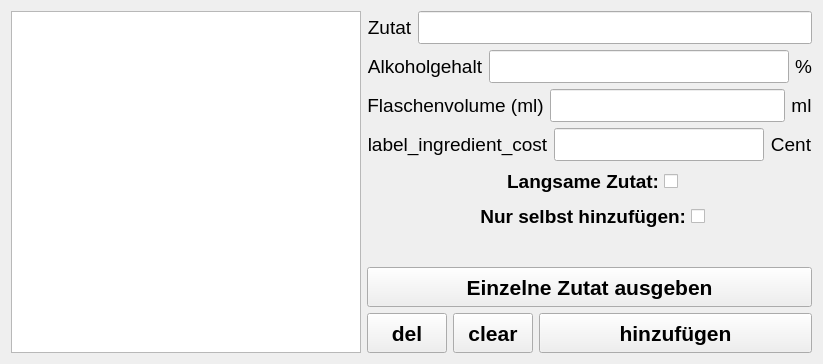
      <widget class="QWidget" name="tab_ingredients">
       <attribute name="title">
        <string>Zutaten</string>
       </attribute>
       <layout class="QHBoxLayout" name="horizontalLayout_9">
        <item>
         <widget class="QListWidget" name="LWZutaten">
          <property name="minimumSize">
           <size>
            <width>350</width>
            <height>0</height>
           </size>
          </property>
          <property name="maximumSize">
           <size>
            <width>500</width>
            <height>16777215</height>
           </size>
          </property>
          <property name="font">
           <font>
            <pointsize>20</pointsize>
            <weight>75</weight>
            <bold>true</bold>
           </font>
          </property>
          <property name="horizontalScrollBarPolicy">
           <enum>Qt::ScrollBarAlwaysOff</enum>
          </property>
          <property name="selectionBehavior">
           <enum>QAbstractItemView::SelectItems</enum>
          </property>
          <property name="sortingEnabled">
           <bool>true</bool>
          </property>
         </widget>
        </item>
        <item>
         <layout class="QGridLayout" name="gridLayout_6" rowstretch="0,0,0,0,0,0,0,0,0,0">
          <item row="6" column="0" colspan="4">
           <layout class="QHBoxLayout" name="horizontalLayout_24">
            <item>
             <spacer name="horizontalSpacer">
              <property name="orientation">
               <enum>Qt::Horizontal</enum>
              </property>
              <property name="sizeHint" stdset="0">
               <size>
                <width>40</width>
                <height>20</height>
               </size>
              </property>
             </spacer>
            </item>
            <item>
             <widget class="QCheckBox" name="CHBHand">
              <property name="maximumSize">
               <size>
                <width>800</width>
                <height>30</height>
               </size>
              </property>
              <property name="font">
               <font>
                <pointsize>14</pointsize>
                <weight>75</weight>
                <bold>true</bold>
               </font>
              </property>
              <property name="layoutDirection">
               <enum>Qt::RightToLeft</enum>
              </property>
              <property name="text">
               <string>Nur selbst hinzufügen:</string>
              </property>
              <property name="iconSize">
               <size>
                <width>50</width>
                <height>50</height>
               </size>
              </property>
              <property name="tristate">
               <bool>false</bool>
              </property>
              <property name="cssClass" stdset="0">
               <string>bold center</string>
              </property>
             </widget>
            </item>
            <item>
             <spacer name="horizontalSpacer_2">
              <property name="orientation">
               <enum>Qt::Horizontal</enum>
              </property>
              <property name="sizeHint" stdset="0">
               <size>
                <width>40</width>
                <height>20</height>
               </size>
              </property>
             </spacer>
            </item>
           </layout>
          </item>
          <item row="9" column="2" colspan="2">
           <widget class="QPushButton" name="PBZutathinzu">
            <property name="minimumSize">
             <size>
              <width>90</width>
              <height>40</height>
             </size>
            </property>
            <property name="maximumSize">
             <size>
              <width>16777215</width>
              <height>200</height>
             </size>
            </property>
            <property name="font">
             <font>
              <pointsize>16</pointsize>
              <weight>75</weight>
              <bold>true</bold>
             </font>
            </property>
            <property name="text">
             <string>hinzufügen</string>
            </property>
            <property name="cssClass" stdset="0">
             <string>btn-inverted</string>
            </property>
           </widget>
          </item>
          <item row="9" column="0">
           <widget class="QPushButton" name="PBZdelete">
            <property name="minimumSize">
             <size>
              <width>0</width>
              <height>40</height>
             </size>
            </property>
            <property name="maximumSize">
             <size>
              <width>80</width>
              <height>60</height>
             </size>
            </property>
            <property name="font">
             <font>
              <pointsize>16</pointsize>
              <weight>75</weight>
              <bold>true</bold>
             </font>
            </property>
            <property name="text">
             <string>del</string>
            </property>
            <property name="cssClass" stdset="0">
             <string>btn-inverted destructive</string>
            </property>
           </widget>
          </item>
          <item row="3" column="0" colspan="4">
           <layout class="QHBoxLayout" name="horizontalLayout_21">
            <item>
             <widget class="QLabel" name="LBottleVolume">
              <property name="maximumSize">
               <size>
                <width>16777215</width>
                <height>25</height>
               </size>
              </property>
              <property name="font">
               <font>
                <pointsize>14</pointsize>
                <weight>50</weight>
                <bold>false</bold>
               </font>
              </property>
              <property name="text">
               <string>Flaschenvolume (ml)</string>
              </property>
              <property name="alignment">
               <set>Qt::AlignCenter</set>
              </property>
              <property name="cssClass" stdset="0">
               <string/>
              </property>
             </widget>
            </item>
            <item>
             <widget class="ClickableLineEdit" name="LEFlaschenvolumen">
              <property name="minimumSize">
               <size>
                <width>0</width>
                <height>30</height>
               </size>
              </property>
              <property name="maximumSize">
               <size>
                <width>16777215</width>
                <height>100</height>
               </size>
              </property>
              <property name="font">
               <font>
                <pointsize>16</pointsize>
                <weight>75</weight>
                <bold>true</bold>
               </font>
              </property>
              <property name="alignment">
               <set>Qt::AlignCenter</set>
              </property>
              <property name="cssClass" stdset="0">
               <string>secondary bold</string>
              </property>
             </widget>
            </item>
            <item>
             <widget class="QLabel" name="label_ingredient_volume_unit">
              <property name="minimumSize">
               <size>
                <width>0</width>
                <height>30</height>
               </size>
              </property>
              <property name="maximumSize">
               <size>
                <width>16777215</width>
                <height>100</height>
               </size>
              </property>
              <property name="font">
               <font>
                <pointsize>14</pointsize>
                <weight>50</weight>
                <bold>false</bold>
               </font>
              </property>
              <property name="text">
               <string>ml</string>
              </property>
              <property name="alignment">
               <set>Qt::AlignCenter</set>
              </property>
              <property name="cssClass" stdset="0">
               <string/>
              </property>
             </widget>
            </item>
           </layout>
          </item>
          <item row="8" column="0" colspan="4">
           <widget class="QPushButton" name="PBZeinzelnd">
            <property name="minimumSize">
             <size>
              <width>0</width>
              <height>40</height>
             </size>
            </property>
            <property name="maximumSize">
             <size>
              <width>16777215</width>
              <height>60</height>
             </size>
            </property>
            <property name="font">
             <font>
              <pointsize>16</pointsize>
              <weight>75</weight>
              <bold>true</bold>
             </font>
            </property>
            <property name="text">
             <string>Einzelne Zutat ausgeben</string>
            </property>
            <property name="cssClass" stdset="0">
             <string/>
            </property>
           </widget>
          </item>
          <item row="5" column="0" colspan="4">
           <layout class="QHBoxLayout" name="horizontalLayout_26">
            <item>
             <spacer name="horizontalSpacer_5">
              <property name="orientation">
               <enum>Qt::Horizontal</enum>
              </property>
              <property name="sizeHint" stdset="0">
               <size>
                <width>40</width>
                <height>20</height>
               </size>
              </property>
             </spacer>
            </item>
            <item>
             <widget class="QCheckBox" name="check_slow_ingredient">
              <property name="maximumSize">
               <size>
                <width>800</width>
                <height>30</height>
               </size>
              </property>
              <property name="font">
               <font>
                <pointsize>14</pointsize>
                <weight>75</weight>
                <bold>true</bold>
               </font>
              </property>
              <property name="layoutDirection">
               <enum>Qt::RightToLeft</enum>
              </property>
              <property name="text">
               <string>Langsame Zutat:</string>
              </property>
              <property name="iconSize">
               <size>
                <width>50</width>
                <height>50</height>
               </size>
              </property>
              <property name="tristate">
               <bool>false</bool>
              </property>
              <property name="cssClass" stdset="0">
               <string>bold center</string>
              </property>
             </widget>
            </item>
            <item>
             <spacer name="horizontalSpacer_6">
              <property name="orientation">
               <enum>Qt::Horizontal</enum>
              </property>
              <property name="sizeHint" stdset="0">
               <size>
                <width>40</width>
                <height>20</height>
               </size>
              </property>
             </spacer>
            </item>
           </layout>
          </item>
          <item row="9" column="1">
           <widget class="QPushButton" name="PBZclear">
            <property name="minimumSize">
             <size>
              <width>0</width>
              <height>40</height>
             </size>
            </property>
            <property name="maximumSize">
             <size>
              <width>80</width>
              <height>60</height>
             </size>
            </property>
            <property name="font">
             <font>
              <pointsize>16</pointsize>
              <weight>75</weight>
              <bold>true</bold>
             </font>
            </property>
            <property name="layoutDirection">
             <enum>Qt::LeftToRight</enum>
            </property>
            <property name="text">
             <string>clear</string>
            </property>
            <property name="cssClass" stdset="0">
             <string>neutral btn-inverted</string>
            </property>
           </widget>
          </item>
          <item row="1" column="0" colspan="4">
           <layout class="QHBoxLayout" name="horizontalLayout_10">
            <item>
             <widget class="QLabel" name="LAlcoholLevel">
              <property name="minimumSize">
               <size>
                <width>0</width>
                <height>30</height>
               </size>
              </property>
              <property name="maximumSize">
               <size>
                <width>16777215</width>
                <height>100</height>
               </size>
              </property>
              <property name="font">
               <font>
                <pointsize>14</pointsize>
                <weight>50</weight>
                <bold>false</bold>
               </font>
              </property>
              <property name="text">
               <string>Alkoholgehalt</string>
              </property>
              <property name="alignment">
               <set>Qt::AlignCenter</set>
              </property>
              <property name="cssClass" stdset="0">
               <string/>
              </property>
             </widget>
            </item>
            <item>
             <widget class="ClickableLineEdit" name="LEGehaltRezept">
              <property name="minimumSize">
               <size>
                <width>0</width>
                <height>30</height>
               </size>
              </property>
              <property name="maximumSize">
               <size>
                <width>16777215</width>
                <height>100</height>
               </size>
              </property>
              <property name="font">
               <font>
                <pointsize>16</pointsize>
                <weight>75</weight>
                <bold>true</bold>
               </font>
              </property>
              <property name="alignment">
               <set>Qt::AlignCenter</set>
              </property>
              <property name="cssClass" stdset="0">
               <string>secondary bold</string>
              </property>
             </widget>
            </item>
            <item>
             <widget class="QLabel" name="label_ingredient_alcohol_unit">
              <property name="minimumSize">
               <size>
                <width>0</width>
                <height>30</height>
               </size>
              </property>
              <property name="maximumSize">
               <size>
                <width>16777215</width>
                <height>100</height>
               </size>
              </property>
              <property name="font">
               <font>
                <pointsize>14</pointsize>
                <weight>50</weight>
                <bold>false</bold>
               </font>
              </property>
              <property name="text">
               <string>%</string>
              </property>
              <property name="alignment">
               <set>Qt::AlignCenter</set>
              </property>
              <property name="cssClass" stdset="0">
               <string/>
              </property>
             </widget>
            </item>
           </layout>
          </item>
          <item row="4" column="0" colspan="4">
           <layout class="QHBoxLayout" name="horizontalLayout_8">
            <item>
             <widget class="QLabel" name="label_ingredient_cost">
              <property name="minimumSize">
               <size>
                <width>0</width>
                <height>30</height>
               </size>
              </property>
              <property name="maximumSize">
               <size>
                <width>16777215</width>
                <height>100</height>
               </size>
              </property>
              <property name="font">
               <font>
                <pointsize>14</pointsize>
                <weight>50</weight>
                <bold>false</bold>
               </font>
              </property>
              <property name="text">
               <string>label_ingredient_cost</string>
              </property>
              <property name="alignment">
               <set>Qt::AlignCenter</set>
              </property>
              <property name="cssClass" stdset="0">
               <string/>
              </property>
             </widget>
            </item>
            <item>
             <widget class="ClickableLineEdit" name="line_edit_ingredient_cost">
              <property name="minimumSize">
               <size>
                <width>0</width>
                <height>30</height>
               </size>
              </property>
              <property name="maximumSize">
               <size>
                <width>16777215</width>
                <height>100</height>
               </size>
              </property>
              <property name="font">
               <font>
                <pointsize>16</pointsize>
                <weight>75</weight>
                <bold>true</bold>
               </font>
              </property>
              <property name="alignment">
               <set>Qt::AlignCenter</set>
              </property>
              <property name="cssClass" stdset="0">
               <string>secondary bold</string>
              </property>
             </widget>
            </item>
            <item>
             <widget class="QLabel" name="label_ingredient_cost_unit">
              <property name="minimumSize">
               <size>
                <width>0</width>
                <height>30</height>
               </size>
              </property>
              <property name="maximumSize">
               <size>
                <width>16777215</width>
                <height>100</height>
               </size>
              </property>
              <property name="font">
               <font>
                <pointsize>14</pointsize>
                <weight>50</weight>
                <bold>false</bold>
               </font>
              </property>
              <property name="text">
               <string>Cent</string>
              </property>
              <property name="alignment">
               <set>Qt::AlignCenter</set>
              </property>
              <property name="cssClass" stdset="0">
               <string/>
              </property>
             </widget>
            </item>
           </layout>
          </item>
          <item row="7" column="0" colspan="4">
           <spacer name="verticalSpacer_17">
            <property name="orientation">
             <enum>Qt::Vertical</enum>
            </property>
            <property name="sizeType">
             <enum>QSizePolicy::Maximum</enum>
            </property>
            <property name="sizeHint" stdset="0">
             <size>
              <width>20</width>
              <height>30</height>
             </size>
            </property>
           </spacer>
          </item>
          <item row="0" column="0" colspan="4">
           <layout class="QHBoxLayout" name="horizontalLayout_14">
            <item>
             <widget class="QLabel" name="label_ingredient_name">
              <property name="minimumSize">
               <size>
                <width>0</width>
                <height>30</height>
               </size>
              </property>
              <property name="maximumSize">
               <size>
                <width>16777215</width>
                <height>100</height>
               </size>
              </property>
              <property name="font">
               <font>
                <pointsize>14</pointsize>
                <weight>50</weight>
                <bold>false</bold>
               </font>
              </property>
              <property name="text">
               <string>Zutat</string>
              </property>
              <property name="alignment">
               <set>Qt::AlignCenter</set>
              </property>
              <property name="cssClass" stdset="0">
               <string/>
              </property>
             </widget>
            </item>
            <item>
             <widget class="ClickableLineEdit" name="line_edit_ingredient_name">
              <property name="minimumSize">
               <size>
                <width>0</width>
                <height>30</height>
               </size>
              </property>
              <property name="maximumSize">
               <size>
                <width>16777215</width>
                <height>100</height>
               </size>
              </property>
              <property name="font">
               <font>
                <pointsize>16</pointsize>
                <weight>75</weight>
                <bold>true</bold>
               </font>
              </property>
              <property name="alignment">
               <set>Qt::AlignCenter</set>
              </property>
              <property name="cssClass" stdset="0">
               <string>secondary bold</string>
              </property>
             </widget>
            </item>
           </layout>
          </item>
         </layout>
        </item>
       </layout>
      </widget>
